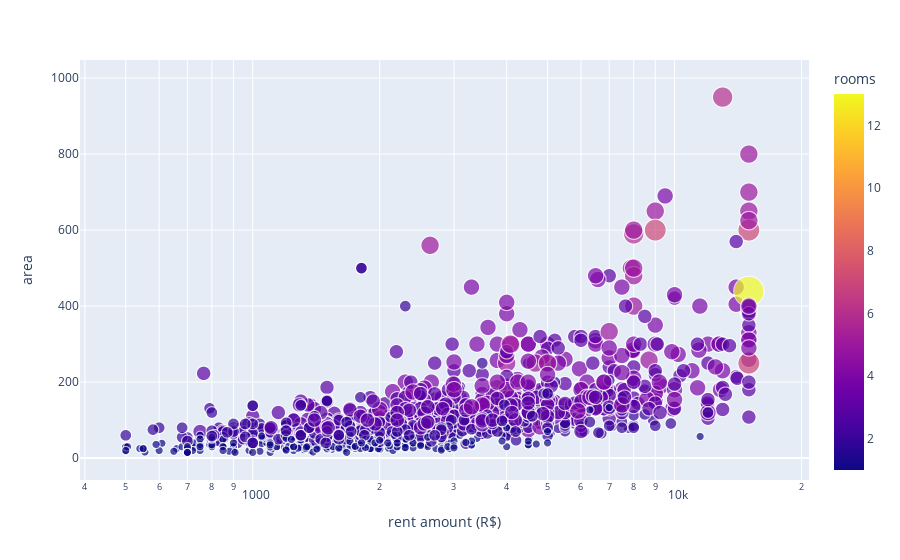

Notebook code for this chart:
### Code cell
fig = px.scatter(area_df, x="rent amount (R$)", y="area", color="rooms",
           hover_name='rooms', size= "rooms", log_x=True, size_max=30)
fig.show()

### Figure 1 — Plotly figure (JSON) as saved in the notebook; plotly's stock layout.template omitted (floating-point values rounded to 4 significant figures; data arrays with more than 128 entries replaced by an {"elided": "..."} marker saying what was removed)
{"data": [{"hoverlabel": {"namelength": 0}, "hovertemplate": "<b>%{hovertext}</b><br><br>rent amount (R$)=%{x}<br>area=%{y}<br>rooms=%{marker.color}", "hovertext": {"elided": "1501 int values"}, "legendgroup": "", "marker": {"color": {"elided": "1501 int values"}, "coloraxis": "coloraxis", "size": {"elided": "1501 int values"}, "sizemode": "area", "sizeref": 0.01444, "symbol": "circle"}, "mode": "markers", "name": "", "showlegend": false, "type": "scattergl", "x": {"elided": "1501 int values"}, "xaxis": "x", "y": {"elided": "1501 int values"}, "yaxis": "y"}], "layout": {"coloraxis": {"colorbar": {"title": {"text": "rooms"}}, "colorscale": [[0, "#0d0887"], [0.1111, "#46039f"], [0.2222, "#7201a8"], [0.3333, "#9c179e"], [0.4444, "#bd3786"], [0.5556, "#d8576b"], [0.6667, "#ed7953"], [0.7778, "#fb9f3a"], [0.8889, "#fdca26"], [1, "#f0f921"]]}, "legend": {"itemsizing": "constant", "tracegroupgap": 0}, "margin": {"t": 60}, "xaxis": {"anchor": "y", "domain": [0, 1], "title": {"text": "rent amount (R$)"}, "type": "log"}, "yaxis": {"anchor": "x", "domain": [0, 1], "title": {"text": "area"}}}}
